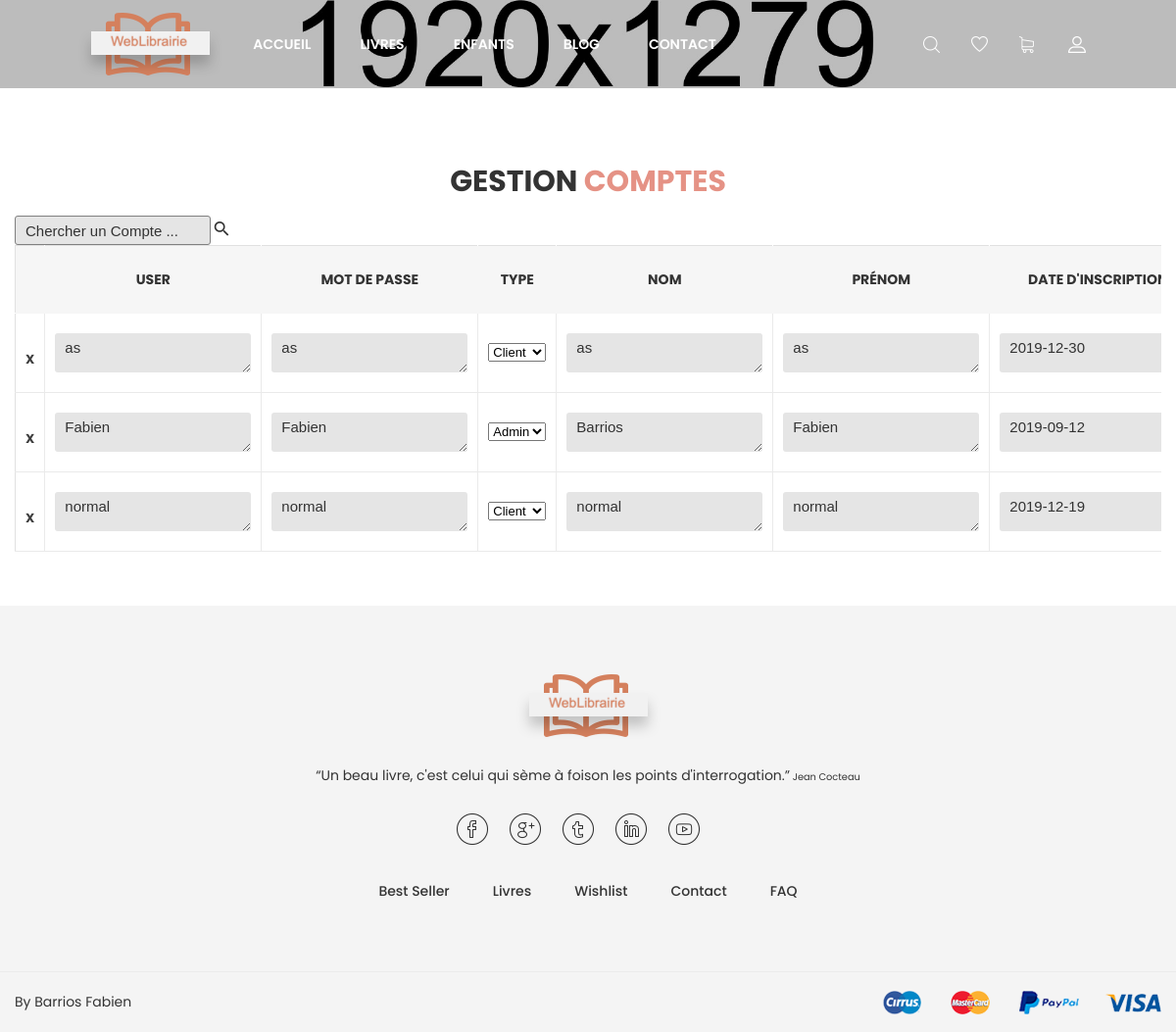
The page /v3/gestionCompte.php on the database its author committed.
### tables this page shows
CREATE TABLE `COMPTE` (
  `USER` char(8) NOT NULL,
  `MDP` char(10) NOT NULL,
  `NOMCPTE` char(40) NOT NULL,
  `PRENOMCPTE` char(30) NOT NULL,
  `DATEINSCRIP` date NOT NULL,
  `DATEFERME` date DEFAULT NULL,
  `TYPECOMPTE` char(3) NOT NULL,
  `ADRMAILCPTE` char(60) NOT NULL,
  `NOTELCPTE` char(15) DEFAULT NULL,
  `NOPORTCPTE` char(15) DEFAULT NULL
);

### v3/Fonctions.php (called while the page is built, shortened)
<?php
function connectDB(){
    try{
        $db = new PDO('mysql:host=localhost;dbname=WeblibrairieVVA;charset=utf8', 'root', 'root');
        return $db;
    }
    catch (Exception $e){
        die('Erreur : '.$e->getMessage());
    }
}
function getAjouterCompte(){
    $link = connectDB();
    $req = $link->query("select * from COMPTE");
    return $req;
}
?>

### v3/gestionCompte.php (the view, shortened to what this page needs)
<!doctype html>
<html class="no-js" lang="zxx">
<head>
    <link rel="stylesheet" href="css/bootstrap.min.css">
    <link rel="stylesheet" href="css/plugins.css">
    <link rel="stylesheet" href="style.css">
    <link rel="stylesheet" href="css/custom.css">
    <?php include_once('Fonctions.php'); ?>
</head>
<body>
<div class="wrapper" id="wrapper">
    <header id="wn__header" class="oth-page header__area header__absolute sticky__header">
        <div class="container-fluid">
            <div class="row">
                <div class="col-md-6 col-sm-6 col-6 col-lg-2">
                    <div class="logo">
                        <a href="index.php">
                            <img src="images/logo/logo.png" alt="logo images">
                        </a>
                    </div>
                </div>
                <div class="col-lg-8 d-none d-lg-block">
                    <nav class="mainmenu__nav">
                        <ul class="meninmenu d-flex justify-content-start">
                            <li class="drop with--one--item"><a href="index.php">Accueil</a></li>
                            <li class="drop"><a href="shop-grid.php?categorie=Tout">Livres</a>
                            </li>
                            <li class="drop"><a href="shop-grid.php?categorie=Enfants">Enfants</a>
                            </li>
                            <li class="drop"><a href="blog.html">Blog</a>
                            </li>
                            <li><a href="contact.html">Contact</a></li>
                        </ul>
                    </nav>
                </div>
                <div class="col-md-6 col-sm-6 col-6 col-lg-2">
                    <ul class="header__sidebar__right d-flex justify-content-end align-items-center">
                        <li class="shop_search"><a class="search__active" href="#"></a></li>
                        <?php if(!isset($_SESSION['Usercompte'])): ?>
                        <li class="wishlist"><a href="wishlist.php"></a></li>
                        <li class="shopcart"><a class="cartbox_active" href=""></a>
                            <?php endif; ?>
                        </li>
                        <li class="setting__bar__icon"><a class="setting__active" href="#"></a>
                        </li>
                    </ul>
                </div>
            </div>
        </div>
    </header>
    <div class="ht__bradcaump__area bg-image--6" style="padding-top: 45px; padding-bottom: 45px;"></div>
    <section class="my_account_area pt--80 pb--55 bg--white">
        <div class="container">
            <div class="row">
                <div class="col-lg-12">
                    <div class="section__title text-center">
                        <h2 class="title__be--2">Gestion <span class="color--theme">Comptes</span></h2>
                    </div>
                </div>
            </div>
            <form method="post" action="">
                <input name="recherche2" type="text" placeholder="Chercher un Compte ..." style="width: 200px; background: #e5e5e5 none repeat scroll 0 0; border: medium none; border-radius: 3px; color: #333; font-size: 15px; font-weight: normal; height: 30px; padding: 0 5px 0 10px; border: solid; border-width: 1px; border-color: grey;">
                <a href="#"><button type="submit" value="" name="rechercher1" style="all: unset; background-color: transparent; border-color: grey;"><i style="font-size: 20px;" class="zmdi zmdi-search"></i></button></a>
            </form>
            <div id="tablePanier" class="table-content wnro__table table-responsive">
                <table id="tableLivre">
                    <thead>
                    <tr class="title-top">
                        <th></th>
                        <th class="product-thumbnail">User</th>
                        <th class="product-thumbnail">Mot de passe</th>
                        <th class="product-subtotal">Type</th>
                        <th class="product-thumbnail">Nom</th>
                        <th class="product-name">Prénom</th>
                        <th class="product-price">Date d'inscription</th>
                    </tr>
                    </thead>
                    <tbody>
                    <?php $nb_liens=0; $link = connectDB(); ?>
                    <?php $livres = getAjouterCompte(); ?>
                    <?php foreach ($livres as $data):?>
                        <?php $nb_liens++; ?>
                        <tr id="idTr_<?= $nb_liens ?>">
                            <td class="product-remove"><a onclick="del1('idLigne_<?php echo $nb_liens ?>', 'idTr_<?= $nb_liens ?>')" style="margin-right: 10px; cursor: pointer;">X</a></td>
                            <td><textarea onclick="save(this.id, <?php echo $nb_liens ?>, true);" id="user_<?php echo $nb_liens ?>" style="width: 200px; background: #e5e5e5 none repeat scroll 0 0; border: medium none; border-radius: 3px; color: #333; font-size: 15px; font-weight: normal; height: 40px; padding: 0 5px 0 10px;" disabled><?= $data['USER'] ?></textarea></td>
                            <td><textarea onclick="save(this.id, <?php echo $nb_liens ?>, true);" id="mdp_<?php echo $nb_liens ?>" style="width: 200px; background: #e5e5e5 none repeat scroll 0 0; border: medium none; border-radius: 3px; color: #333; font-size: 15px; font-weight: normal; height: 40px; padding: 0 5px 0 10px;"><?= $data['MDP'] ?></textarea></td>
                            <td><select onclick="save(this.id, <?php echo $nb_liens ?>, true);" id="type_<?php echo $nb_liens ?>">
                                    <option <?php if($data['TYPECOMPTE'] == "ADM"){?> selected="selected" <?php } ?> value="ADM">Admin</option>
                                    <option <?php if($data['TYPECOMPTE'] == "CLI"){?> selected="selected" <?php } ?>value="CLI">Client</option>
                                </select>
                            </td>
                            <td><textarea onclick="save(this.id, <?php echo $nb_liens ?>, true);" id="nom_<?php echo $nb_liens ?>" style="width: 200px; background: #e5e5e5 none repeat scroll 0 0; border: medium none; border-radius: 3px; color: #333; font-size: 15px; font-weight: normal; height: 40px; padding: 0 5px 0 10px;"><?= $data['NOMCPTE'] ?></textarea></td>
                            <td><textarea onclick="save(this.id, <?php echo $nb_liens ?>, true);" id="prenom_<?php echo $nb_liens ?>" style="width: 200px; background: #e5e5e5 none repeat scroll 0 0; border: medium none; border-radius: 3px; color: #333; font-size: 15px; font-weight: normal; height: 40px; padding: 0 5px 0 10px;"><?= $data['PRENOMCPTE'] ?></textarea></td>
                            <td><textarea onclick="save(this.id, <?php echo $nb_liens ?>, true);" id="dtinscrip_<?php echo $nb_liens ?>" style="width: 200px; background: #e5e5e5 none repeat scroll 0 0; border: medium none; border-radius: 3px; color: #333; font-size: 15px; font-weight: normal; height: 40px; padding: 0 5px 0 10px;"><?= $data['DATEINSCRIP'] ?></textarea></td>
                        </tr>
                    <?php endforeach; ?>
                    </tbody>
                </table>
            </div>
        </div>
    </section>
    <footer id="wn__footer" class="footer__area bg__cat--8 brown--color">
        <div class="footer-static-top">
            <div class="container">
                <div class="row">
                    <div class="col-lg-12">
                        <div class="footer__widget footer__menu">
                            <div class="ft__logo">
                                <a href="index.php">
                                    <img src="images/logo/3.png" alt="logo">
                                </a>
                                <p>“Un beau livre, c'est celui qui sème à foison les points d'interrogation.”<span style="font-size: 70%;"> Jean Cocteau</span></p>
                            </div>
                            <div class="footer__content">
                                <ul class="social__net social__net--2 d-flex justify-content-center">
                                    <li><a href="#"><i class="bi bi-facebook"></i></a></li>
                                    <li><a href="#"><i class="bi bi-google"></i></a></li>
                                    <li><a href="#"><i class="bi bi-twitter"></i></a></li>
                                    <li><a href="#"><i class="bi bi-linkedin"></i></a></li>
                                    <li><a href="#"><i class="bi bi-youtube"></i></a></li>
                                </ul>
                                <ul class="mainmenu d-flex justify-content-center">
                                    <li><a href="shop-grid.php?categorie=Best">Best Seller</a></li>
                                    <li><a href="shop-grid.php?categorie=Tout">Livres</a></li>
                                    <?php if(isset($_SESSION['Usercompte'])): ?>
                                        <li><a href="wishlist.php">Wishlist</a></li>
                                    <?php else: ?>
                                        <li><a href="my-account.php">Wishlist</a></li>
                                    <?php endif; ?>
                                    <li><a href="contact.php">Contact</a></li>
                                    <li><a href="faq.html">FAQ</a></li>
                                </ul>
                            </div>
                        </div>
                    </div>
                </div>
            </div>
        </div>
        <div class="copyright__wrapper">
            <div class="container">
                <div class="row">
                    <div class="col-lg-6 col-md-6 col-sm-12">
                        <div class="copyright">
                            <div class="copy__right__inner text-left">
                                <p>By Barrios Fabien</p>
                            </div>
                        </div>
                    </div>
                    <div class="col-lg-6 col-md-6 col-sm-12">
                        <div class="payment text-right">
                            <img src="images/icons/payment.png" alt="" />
                        </div>
                    </div>
                </div>
            </div>
        </div>
    </footer>
</div>
</body>
</html>

### rows shown on the page
compte: USER "as", MDP "as", TYPECOMPTE "Client", NOMCPTE "as", PRENOMCPTE "as", DATEINSCRIP "2019-12-30"
compte: USER "Fabien", MDP "Fabien", TYPECOMPTE "Admin", NOMCPTE "Barrios", PRENOMCPTE "Fabien", DATEINSCRIP "2019-09-12"
compte: USER "normal", MDP "normal", TYPECOMPTE "Client", NOMCPTE "normal", PRENOMCPTE "normal", DATEINSCRIP "2019-12-19"
